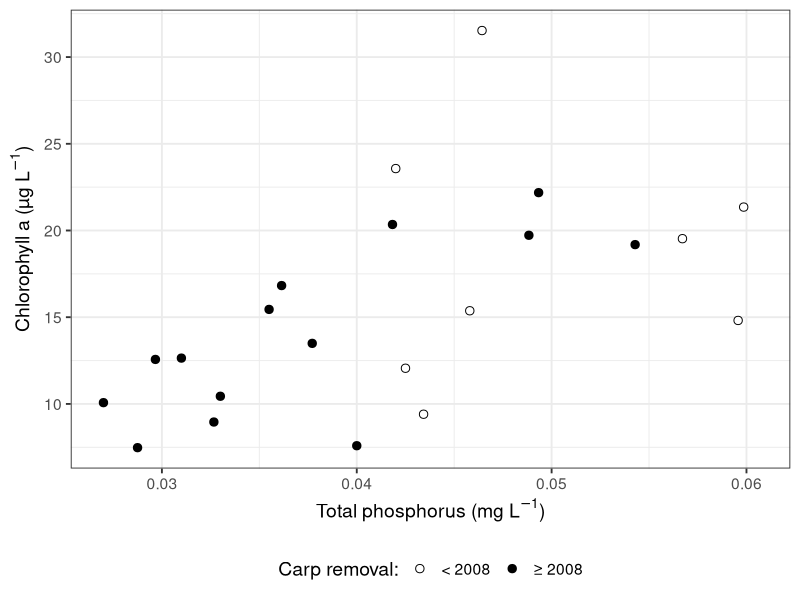

Write the R code that produced this figure. (Note: this script raises an error after producing the figure.)
library(tidyverse)
library(patchwork)
library(lubridate)
#Read in data
secchi_summer<- read_csv("data/secchi_summer.csv")|>
  mutate(year = ifelse(year4 == 2008.2, 2008, year4))%>%
  mutate(removal = ifelse(year4 < 2008, "<2008", ">=2008"))
secchi_all<- read_csv("data/secchi_all.csv")%>%
  filter(month(sampledate) > 5 & month(sampledate) < 9)%>%
  mutate(removal = ifelse(year(sampledate) < 2008, "<2008", ">=2008"))

tn_summer<- read_csv("data/tn_summer.csv")|>
  mutate(removal = ifelse(year(sampledate) < 2008, "<2008", ">=2008"))
tn_plot<- tn_summer%>%
  mutate(year4 = year(sampledate))%>%
  filter(month(sampledate) > 5 & month(sampledate) < 9)%>%
  group_by(year4)%>%
  summarize(totnuf_median = (mean(totnuf,na.rm = TRUE)),
            totnuf_min = (min(totnuf,na.rm = TRUE)),
            totnuf_max = (max(totnuf,na.rm = TRUE)))%>%
  mutate(year4 = ifelse(year4 == 2008, 2008.2, year4))%>%
  mutate(removal = ifelse(year4 < 2008, "before", "after"))

tp_summer<- read_csv("data/summer_tp.csv")|>
  mutate(removal = ifelse(year(sampledate) < 2008, "<2008", ">=2008"))%>%
  filter(year4 !=2020)
tp_plot<- tp_summer%>%
  filter(month(sampledate) > 5 & month(sampledate) < 9)%>%
  filter(year4 != 2020)%>%
  group_by(year4)%>%
  summarize(tp_median = (mean(tp_use,na.rm = TRUE)),
            tp_min = (min(tp_use,na.rm = TRUE)),
            tp_max = (max(tp_use,na.rm = TRUE)))%>%
  mutate(year4 = ifelse(year4 == 2008, 2008.2, year4))%>%
  mutate(removal = ifelse(year4 < 2008, '< 2008', '≥ 2008'))

tp_plot<- tp_summer%>%
  filter(month(sampledate) > 5 & month(sampledate) < 9)%>%
  filter(year4 != 2020)%>%
  group_by(year4)%>%
  summarize(tp_median = (mean(tp_use,na.rm = TRUE)),
            tp_min = (min(tp_use,na.rm = TRUE)),
            tp_max = (max(tp_use,na.rm = TRUE)))%>%
  mutate(year4 = ifelse(year4 == 2008, 2008.2, year4))%>%
  mutate(removal = ifelse(year4 < 2008, '< 2008', '≥ 2008'))

min(tp_summer$tp_use, na.rm = TRUE)* 1000

chloro_all<- read_csv("data/wingra_chl_data_update.csv")|>
  mutate(removal = ifelse(year(sampledate) < 2008, "<2008", ">=2008"))
chloro_plot<-chloro_all%>%
  filter(month(sampledate) > 5 & month(sampledate) < 9)%>%
  group_by(year4)%>%
  summarize(chloro_median = (mean(chl_use,na.rm = TRUE)),
            chloro_min = (min(chl_use,na.rm = TRUE)),
            chloro_max = (max(chl_use,na.rm = TRUE)))%>%
  mutate(year4 = ifelse(year4 == 2008, 2008.2, year4))%>%
  mutate(removal = ifelse(year4 < 2008, '< 2008', '≥ 2008'))
#filter(year4 < 2002 | year4> 2004)

tp_chloro<- tp_plot%>%
  left_join(chloro_plot, by = c("year4", "removal"))%>%
  left_join(tn_plot, by = c("year4", "removal"))

ggplot(tp_chloro)+
  geom_point(aes(x = tp_median, y = chloro_median, fill = removal), size = 2.5, shape = 21)+
  scale_fill_manual(values = c( "white","black"), name = "Carp removal:")+
  ylab(expression(paste("Chlorophyll a", " (", µ,"g ", L^-1,")")))+
  xlab(expression(paste("Total phosphorus", " (mg ", L^-1,")")))+
  theme_bw(base_size = 14)+
  theme(legend.position = "bottom", 
        plot.caption = element_text(hjust = 0))

#ggsave("figures/tp_chloro.png", width = 6, height = 4, units = 'in')

ggpot(tp)

  

tp_chloro_mod <- lm(tp_median ~ chloro_median, data = filter(tp_chloro, removal == "after"))
tp_chloro_mod <- lm(tp_median ~ chloro_median, data = filter(tp_chloro, removal == "before"))

summary(tp_chloro_mod)

ggplot(tp_chloro)+
  geom_point(aes(x = tp_median, y = chloro_median, color = removal))+
  geom_smooth(aes(x = tp_median, y = chloro_median), method = "lm")+
  facet_wrap(~removal, scales = "free")
  geom_smooth(data = filter(tp_chloro, removal == "after"), aes(x = tp_use, y = chl_use), method = "lm")



secchi_time<-ggplot(secchi_summer)+
  geom_vline(xintercept = 2008, linetype = "dashed")+
  geom_path(aes(x = year, y = secchi_median))+
 #geom_errorbar(aes(ymin =secchi_min, ymax =  secchi_max), width = 0)+
  geom_point(aes(x = year, y = secchi_median, fill = removal), size = 2.5, shape = 21)+
  scale_x_continuous(limits = c(1995,2023), breaks = seq(1995, 2023, 5))+
  ylab("Secchi (m)")+
  xlab("")+
  scale_fill_manual(values = c( "white","black"))+
  theme_bw(base_size = 14)+
  theme(legend.position = "none", 
        plot.caption = element_text(hjust = 0))

secchi_box<-ggplot(secchi_all, aes(x = removal, y = secnview))+
  geom_boxplot(outlier.color = NA)+
  geom_jitter(aes(fill = removal), shape = 21, alpha = 0.5)+
  scale_fill_manual(values = c( "white", "black"))+
  xlab("")+
  ylab("")+
  annotate("text", x=1, y=2.2, label= "p < 2.2e-16")+
  scale_x_discrete(labels = c(expression("< 2008"), expression(phantom(x)>= 2008)))+
  theme_bw(base_size = 14)+
  theme(legend.position = "none",panel.border = element_blank(), panel.grid.major = element_blank(),
        panel.grid.minor = element_blank(), axis.line = element_line(colour = "black"),
        plot.caption = element_text(hjust = 0))
t.test(secnview ~removal, data = secchi_all, var.equal = TRUE)

ggplot(tn_summer)+
  geom_histogram(aes(totnuf/1000))+
  facet_wrap(~removal)

secchi_plots<-secchi_time + secchi_box+ plot_layout(widths = c(2,1))

tn_time<-ggplot(data = tn_plot)+
 # geom_vline(xintercept = 2008, linetype = "dashed")+
  geom_path(aes(x = year4, y = totnuf_median/1000))+
 # geom_errorbar(aes(ymin =totnuf_min, ymax =  totnuf_max), width = 0)+
  geom_point(aes(x = year4, y = totnuf_median/1000, fill = removal),size = 2.5, shape = 21)+
  scale_x_continuous(limits = c(1995,2023), breaks = seq(1995, 2023, 5))+
  ylab(expression(paste("Total nitrogen", " (mg ", L^-1,")")))+
  xlab("")+
  scale_fill_manual(values = c("black", "white"))+
  theme_bw(base_size = 14)+
  theme(legend.position = "none", 
        plot.caption = element_text(hjust = 0))

tn_box<- ggplot(tn_summer, aes(x = removal, y = totnuf/1000))+
  geom_boxplot(outlier.color = NA)+
  geom_jitter(aes(fill = removal), shape = 21, alpha = 0.5)+
  scale_fill_manual(values = c( "white", "black"))+
  xlab("")+
  ylab("")+
  annotate("text", x=1, y=2.00, label= "p = 6.9e-14")+
  scale_x_discrete(labels = c(expression("< 2008"), expression(phantom(x)>= 2008)))+
  theme_bw(base_size = 14)+
  theme(legend.position = "none",panel.border = element_blank(), panel.grid.major = element_blank(),
        panel.grid.minor = element_blank(), axis.line = element_line(colour = "black"),
        plot.caption = element_text(hjust = 0))
t.test(totnuf ~removal, data = tn_summer, var.equal = TRUE)
tn_plots<-tn_time + tn_box + plot_layout(widths = c(2,1))

secchi_plots / chloro_plots / tn_plots / tp_plots

tp_time<-ggplot()+
  #geom_vline(xintercept = 2008, linetype = "dashed")+
  geom_line(data = filter(tp_plot, year4< 2020), aes(x = year4, y = tp_median))+
  geom_point(data = filter(tp_plot, year4< 2020),aes(x = year4, y = tp_median, fill = removal),size = 2.5,  shape = 21)+
  geom_line(data = filter(tp_plot, year4 > 2020), aes(x = year4, y = tp_median))+
  geom_point(data = filter(tp_plot, year4 > 2020),aes(x = year4, y = tp_median, fill = removal), size = 2.5, shape = 21)+
  # geom_errorbar(aes(ymin =tp_min, ymax =  tp_max), width = 0)+
  scale_x_continuous(limits = c(1995,2023), breaks = seq(1995, 2023, 5))+
 # scale_x_continuous(limits = c(1995,2024), breaks = seq(1995, 2023, 5))+
  ylab(expression(paste("Total phosphorus", " (mg ", L^-1,")")))+
  xlab("")+
  scale_fill_manual(values = c("white", "black"))+
  theme_bw(base_size = 14)+
  theme(legend.position = "none", 
        plot.caption = element_text(hjust = 0))

tp_box<- ggplot(tp_summer, aes(x = removal, y = tp_use))+
  geom_boxplot(outlier.color = NA)+
  geom_jitter(aes(fill = removal), shape = 21, alpha = 0.5)+
  scale_fill_manual(values = c( "white", "black"))+
  xlab("")+
  ylab("")+
  annotate("text", x=1, y=0.1, label= "p = 1.5e-10")+
  scale_y_continuous(limits = c(0,0.1), breaks = seq(0, 0.1, 0.05))+
  scale_x_discrete(labels = c(expression("< 2008"), expression(phantom(x)>= 2008)))+
  theme_bw(base_size = 14)+
  theme(legend.position = "none",panel.border = element_blank(), panel.grid.major = element_blank(),
        panel.grid.minor = element_blank(), axis.line = element_line(colour = "black"),
        plot.caption = element_text(hjust = 0))
t.test(tp_use ~removal, data = tp_summer, var.equal = TRUE)
tp_plots<-tp_time + tp_box + plot_layout(widths = c(2,1))

chloro_time<- ggplot()+
 # geom_vline(xintercept = 2008, linetype = "dashed")+
  geom_path(data = filter(chloro_plot, year4< 2002), aes(x = year4, y = chloro_median))+
  geom_path(data = filter(chloro_plot, year4 > 2004), aes(x = year4, y = chloro_median))+
 # geom_errorbar(data = chloro_plot, aes(x = year4, ymin = chloro_min, ymax =  chloro_max), width = 0)+
  geom_point(data = chloro_plot, aes(x = year4, y = chloro_median, fill = removal), size = 2.5, shape = 21)+
  ylab(expression(paste("Chlorophyll a", " (", µ,"g ", L^-1,")")))+
  xlab("")+
  scale_x_continuous(limits = c(1995,2023), breaks = seq(1995, 2023, 5))+
  scale_fill_manual(values = c("white", "black"))+
  theme_bw(base_size = 14)+
  theme(legend.position = "none", plot.caption = element_text(hjust = 0))
chloro_box<- ggplot(chloro_all, aes(x = removal, y = chl_use))+
  geom_boxplot(outlier.color = NA)+
  geom_jitter(aes(fill = removal), shape = 21, alpha = 0.5)+
  scale_fill_manual(values = c( "white", "black"))+
  xlab("")+
  ylab("")+
  annotate("text", x=1, y=65, label= "p = 0.02")+
  scale_x_discrete(labels = c(expression("< 2008"), expression(phantom(x)>= 2008)))+
  theme_bw(base_size = 14)+
  theme(legend.position = "none",panel.border = element_blank(), panel.grid.major = element_blank(),
        panel.grid.minor = element_blank(), axis.line = element_line(colour = "black"),
        plot.caption = element_text(hjust = 0))
t.test(chl_use ~removal, data = chloro_all, var.equal = TRUE)
chloro_plots<- chloro_time + chloro_box + plot_layout(widths = c(2,1))


macrophyte<- read_csv("data/ntl_macrophyte.csv")
macrophyte_wi<- macrophyte%>%
  filter(lakeid == "WI")%>%
  mutate(removal = ifelse(year4 < 2008, "<2008", ">=2008"))
fil_algae_sum<- macrophyte%>%
  filter(lakeid == "WI")%>%
  group_by(year4)%>%
  summarize(sum = sum(fil_algae_wt))%>%
  mutate(removal = ifelse(year4 < 2008, "<2008", ">=2008"))

fil_time<-ggplot(fil_algae_sum, aes(x = year4, y = sum, fill = removal))+
  geom_bar(stat = "identity", color = "black")+
  geom_vline(xintercept = 2008, linetype = "dashed")+
  xlab("")+
  scale_x_continuous(limits = c(1995,2023), breaks = seq(1995, 2023, 5))+
  ylab("Fil. algae (wet mass per rake throw)")+
  scale_fill_manual(values = c( "white", "black"))+
  theme_bw(base_size = 16)+
  theme(legend.position = "none", plot.caption = element_text(hjust = 0))

ggsave("figures/fil_timeseries_tag.png", width = 6, height = 3, units = 'in')

fil_box<-ggplot(macrophyte_wi, aes(x = removal, y = fil_algae_wt))+
  geom_boxplot(outlier.color = NA)+
  geom_jitter(aes(fill = removal), shape = 21, alpha = 0.5)+
  scale_fill_manual(values = c( "white", "black"))+
  annotate("text", x=1, y=600, label= "p < 2.2e-16")+
  xlab("")+
  ylab("")+
  scale_x_discrete(labels = c(expression("< 2008"), expression(phantom(x)>= 2008)))+
  theme_bw(base_size = 16)+
  theme(legend.position = "none",panel.border = element_blank(), panel.grid.major = element_blank(),
        panel.grid.minor = element_blank(), axis.line = element_line(colour = "black"),
        plot.caption = element_text(hjust = 0))
t.test(fil_algae_wt ~removal, data = macrophyte, var.equal = TRUE)
fil_plots<- fil_time +fil_box + plot_layout(widths = c(2,1))

ggsave("figures/defense/fil_algae_timeseries.png", width = 10, height = 5, units = 'in')


secchi_plots/chloro_plots/tn_plots/tp_plots+ plot_layout(widths = c(2,1)) + 
  plot_annotation(tag_levels = paste("a"), tag_suffix = ")",  theme(element_text(size = 9)))
ggsave("figures/manuscript/summer_timeseries_nutrients.png", width = 11, height = 9, units = 'in')

secchi_plots/chloro_plots/tn_plots/tp_plots+ plot_layout(widths = c(2,1)) + 
  plot_annotation(tag_levels = paste("a"),tag_prefix = "(", tag_suffix = ")",  theme(element_text(size = 9)))

secchi_time/chloro_time/tn_time/tp_time+ 
  plot_annotation(tag_levels = paste("a"), tag_prefix = "(",tag_suffix = ")",  theme(element_text(size = 9)))
ggsave("figures/summer_time.png", width = 7, height = 7.5, units = 'in')
secchi_box/chloro_box/tn_box/tp_box+ 
  plot_annotation(tag_levels = paste("a"), tag_prefix = "(",tag_suffix = ")",  theme(element_text(size = 9)))
ggsave("figures/summer_box.png", width = 7, height = 7.5, units = 'in')

layout <- (secchi_time/chloro_time/tn_time/tp_time) | (secchi_box/chloro_box/tn_box/tp_box)

# Adjust the relative widths: first column (time series) twice as wide as second column (box plots)
layout + 
  plot_layout(widths = c(2, 1)) +  # First column twice as wide
  plot_annotation(tag_levels = 'a', tag_prefix = "(",tag_suffix = ")")

ggsave("figures/manuscript/summer_timeseries_nutrients.png", width = 11, height = 8.5, units = 'in')


(secchi_time|chloro_time|tn_time|tp_time) / (secchi_box/chloro_box/tn_box/tp_box) + 
  plot_annotation(tag_levels = paste("a"), tag_prefix = "(",tag_suffix = ")",  theme(element_text(size = 9)))
ggsave("figures/summer_box.png", width = 7, height = 7.5, units = 'in')


fil_algae_timeseries<- read_csv("data/ntl_macrophyte.csv")|>
  filter(lakeid == "WI")%>%
  group_by(year4)%>%
  summarize(fil_algae_sum = sum(fil_algae_wt))%>%
  mutate(removal = ifelse(year4 < 2008, '< 2008', '≥ 2008'))

macrophyte<- read_csv("data/ntl_macrophyte.csv")|>
  filter(lakeid == "WI")%>%
  mutate(removal = ifelse(year4 < 2008, "<2008", ">=2008"))

fil_time<-ggplot(filter(fil_algae_timeseries, year4 < 2019), aes(x = year4, y = fil_algae_sum, fill = removal))+
  geom_bar(stat = "identity", color = "black")+
  geom_vline(xintercept = 2008, linetype = "dashed")+
  xlab("")+
  ylab("Fil. algae wet weight (g)")+
  scale_fill_manual(values = c( "white", "black"))+
  theme_bw(base_size = 14)+
  theme(legend.position = "none", plot.caption = element_text(hjust = 0))

fil_box<-ggplot(filter(macrophyte, year4 < 2019), aes(x = removal, y = fil_algae_wt))+
  geom_boxplot(outlier.color = NA)+
  geom_jitter(aes(fill = removal), shape = 21, alpha = 0.5)+
  scale_fill_manual(values = c( "white", "black"))+
  annotate("text", x=1, y=600, label= "p < 2.2e-16")+
  xlab("")+
  ylab("")+
  scale_x_discrete(labels = c(expression("< 2008"), expression(phantom(x)>= 2008)))+
  theme_bw(base_size = 14)+
  theme(legend.position = "none",panel.border = element_blank(), panel.grid.major = element_blank(),
        panel.grid.minor = element_blank(), axis.line = element_line(colour = "black"),
        plot.caption = element_text(hjust = 0))
t.test(fil_algae_wt ~removal, data = macrophyte, var.equal = TRUE)
fil_plots<- (fil_time +fil_box) + plot_layout(widths = c(2,1)) +
  plot_annotation(tag_levels = paste("a"), tag_prefix = "(",tag_suffix = ")",  theme(element_text(size = 9)))
ggsave("figures/manuscript/fil_box.png", width = 7, height = 3, units = 'in')
(fil_time + fil_box + plot_layout(widths = c(2, 1))) / 
  (plot_spacer() + secchi_fil_plot + plot_spacer() + plot_layout(widths = c(0.2, 3, 1))) +
  plot_layout(heights = c(1, 1.2))+
  plot_annotation(tag_levels = paste("a"), tag_prefix = "(",tag_suffix = ")",  theme(element_text(size = 9)))
ggsave("figures/manuscript/fil_box_secchi.png", width = 7, height = 6, units = 'in')

secchi_mean<- secchi_all%>%
  mutate(year4 = year(sampledate))%>%
  group_by(year4)%>%
  summarize(secchi_mean = mean(secnview),
            secchi_median = median(secnview))%>%
  mutate(removal = ifelse(year4 < 2008, '< 2008', '≥ 2008'))%>%
  filter(year4 < 2019)


secchi_fil<- fil_algae_timeseries%>%
  left_join(secchi_mean, by = c("year4", "removal"))

secchi_fil_plot<-ggplot(filter(secchi_fil))+
  geom_point(aes(y = fil_algae_sum, x = secchi_median, fill= removal), size = 4 , shape = 21)+
  scale_fill_manual(values = c( "white", "black"), name = "Carp removal:")+
  ylab("Fil. algae wet weight (g)")+
  xlab("Secchi (m) ")+
  scale_y_log10()+
  theme_bw(base_size = 14)+
  theme(legend.position = "bottom",plot.caption = element_text(hjust = 0))
